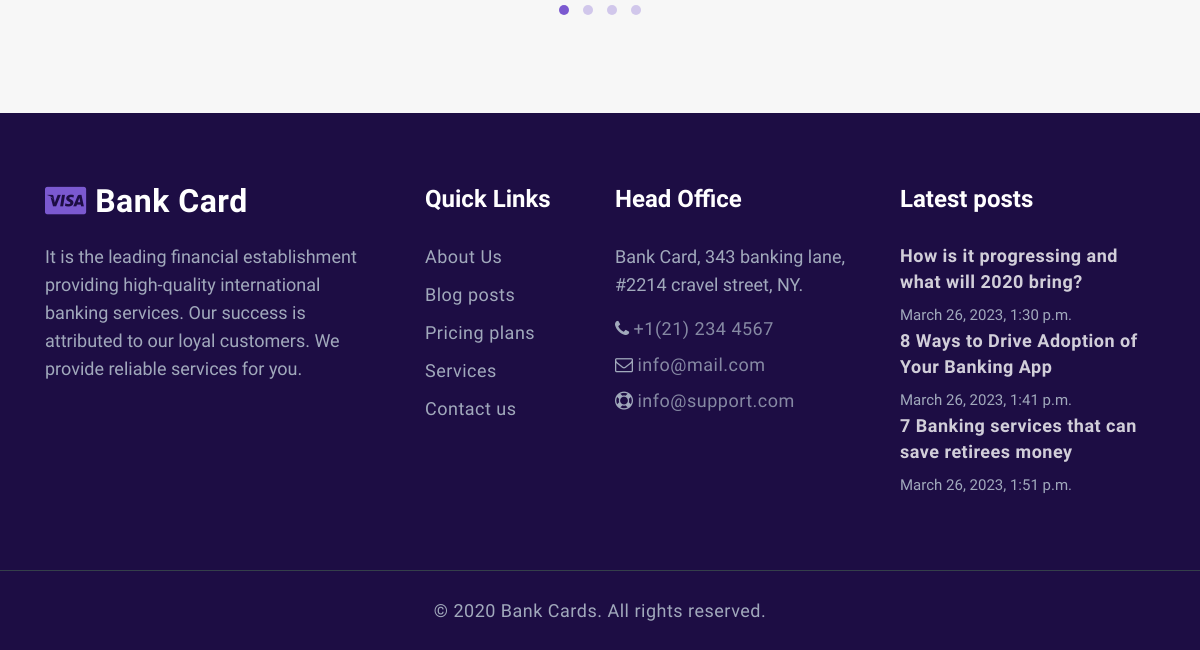
Page /about/ (lower part) on the earlier database version.
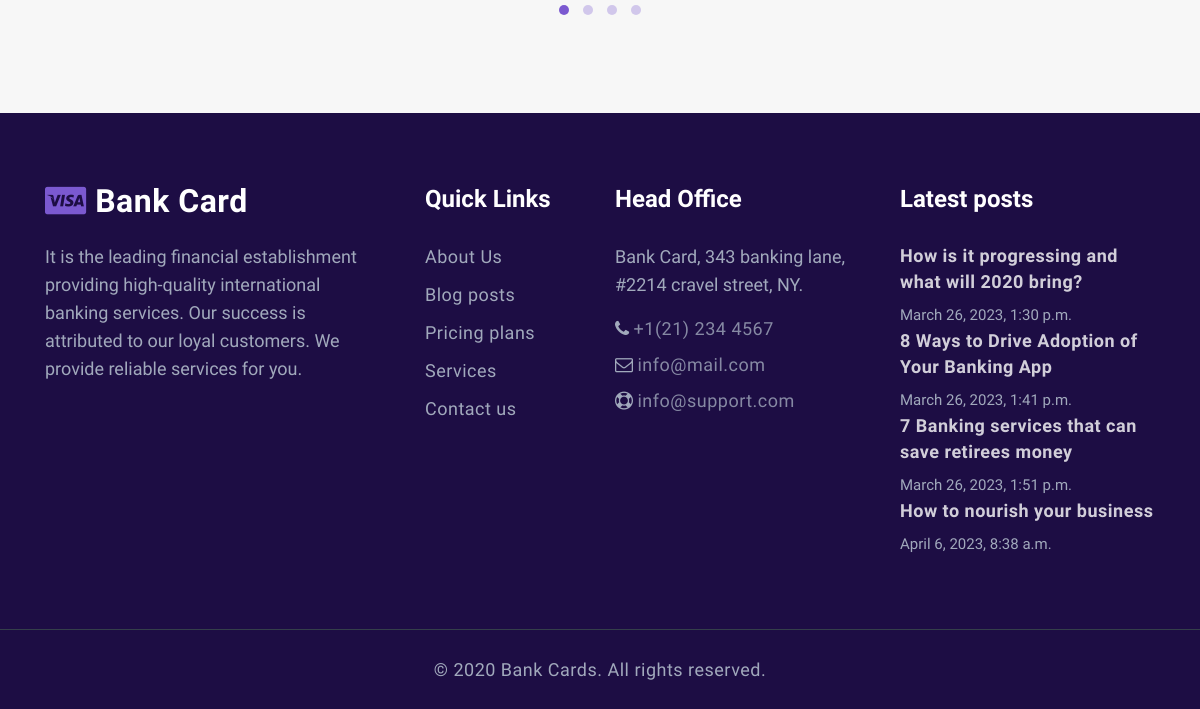
Same page on the later database version.
### banky_app/models.py (models this page shows, shortened)
class Card(models.Model):
    title = models.CharField(max_length=150)
    descrption = models.TextField()
    time = models.DateTimeField(auto_now_add=True)
    image = models.ImageField(upload_to="media" , null=True, blank=True)

### banky_app/views.py (the view)
# urls.py: path('about/', views.about, name='about'),
def about (request):
    card = Card.objects.all()
    return render(request, "about.html",{'card':card})

### templates/about.html (shortened to what this page needs)
{% load static %}
<!doctype html>
<html lang="en">
  <head>
    <link rel="stylesheet" href="{% static 'assets/css/style-starter.css'%}">
  </head>
  <body>
<section class="w3l-clients-1" id="testimonials">
    <div class="cusrtomer-layout py-5">
        <div class="container py-lg-5 py-md-4 py-2">
            <div class="testimonial-row py-md-4">
            </div>
        </div>
    </div>
</section>
 <section class="w3l-footer-29-main">
  <div class="footer-29 py-5">
    <div class="container py-lg-4">
      <div class="row footer-top-29">
        <div class="col-lg-4 col-md-6 footer-list-29 footer-1 pr-lg-5">
          <div class="footer-logo mb-4">
            <a class="navbar-brand" href="{% url "home" %}">
              <span class="fa fa-cc-visa"></span> Bank Card</a>
          </div>
          <p>It is the leading financial establishment providing high-quality international banking services. Our
            success
            is attributed to our loyal customers. We provide reliable services for you.</p>
        </div>
        <div class="col-lg-2 col-md-6 col-sm-5 col-5 footer-list-29 footer-2 mt-md-0 mt-5">
          <ul>
            <h6 class="footer-title-29">Quick Links</h6>
            <li><a href="about.html">About Us</a></li>
            <li><a href="#blog"> Blog posts</a></li>
            <li><a href="#pricing"> Pricing plans</a></li>
            <li><a href="services.html">Services</a></li>
            <li><a href="contact.html">Contact us</a></li>
          </ul>
        </div>
        <div class="col-lg-3 col-md-6 col-sm-7 col-7 footer-list-29 footer-3 mt-lg-0 mt-5">
          <h6 class="footer-title-29">Head Office</h6>
          <p class="mb-3"> Bank Card, 343 banking lane, #2214 cravel street, NY.</p>
          <p class="mb-2"> <span class="fa fa-phone"></span> <a href="tel:+1(21) 234 4567">+1(21) 234 4567</a></p>
          <p class="mb-2"><span class="fa fa-envelope-o"></span> <a href="mailto:info@mail.com">info@mail.com</a></p>
          <p><span class="fa fa-support"></span> <a href="mailto:info@support.com">info@support.com</a></p>
        </div>
        <div class="col-lg-3 col-md-6 footer-list-29 footer-4 mt-lg-0 mt-5">
            <h6 class="footer-title-29">Latest posts</h6>
            {% for c in card %}
            <div class="post1">
              <a href="#url" class="post-title">{{c.title}}</a>
              <p class="small">{{c.time}}</p>
            </div>
           {% endfor %}
          </div>
      </div>
    </div>
  </div>
  <section class="w3l-copyright text-center">
    <div class="container">
      <p class="copy-footer-29">© 2020 Bank Cards. All rights reserved.</p>
    </div>
  </section>
</section>
</body>
</html>

Differences in the rows shown:
added Card: title "How to nourish your business", time "April 6, 2023, 8:38 a.m."
